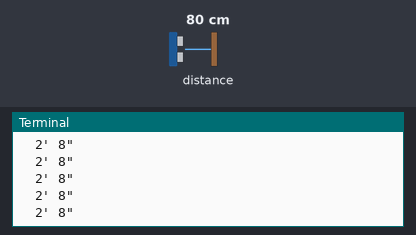
Bench run of a program on a simulated Raspberry Pi (BCM pin numbers) with a GoPiGo robot board. Shown: the last lines printed to the terminal. The test bench sets the inputs (shaded band); at power-on: distance to the obstacle 80 cm. M1 is the left motor and M2 the right.

Above: at 1.2 s.
1.3 s: distance to the obstacle set to 2 cm
At 1.8 s:
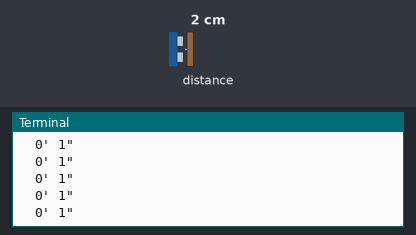
2.8 s: distance to the obstacle set to 4 cm
At 3.6 s:
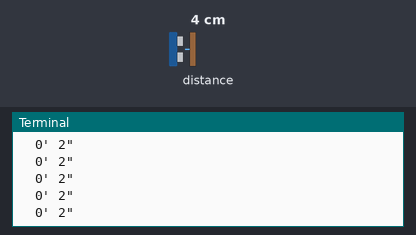
Timing chart, 0 to 5.8 s (numbered marks = the images above; inputs shaded):
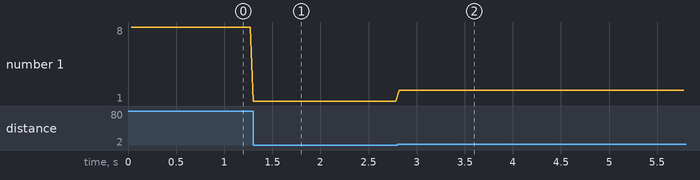

The program:

distance_sensor_test.py
```python
#!/usr/bin/env python3
# -*- coding: UTF-8 -*-

"""
    Name: distance_sensor_test.py
    Purpose: Demonstrate reading the distance sensor in mm and inches
"""
# EasyGoPiGo3 documentation: https://gopigo3.readthedocs.io/en/latest
# DI sensor documentation: https://di-sensors.readthedocs.io/en/master/
# Copyright (c) 2017 Dexter Industries Released under the MIT license
#
# History
# ------------------------------------------------
# Author     Date      	    Comments
# Loring     09/25/21       Convert to EasyGoPiGo3, test with Python 3.7
#

# Import the GoPiGo3 library
import easygopigo3 as easy

# Initialize an EasyGoPiGo3 object
gpg = easy.EasyGoPiGo3()

# Initialize an object of the Distance Sensor class.
# Connect to AD1 or AD2
my_distance_sensor = gpg.init_distance_sensor("AD1")

try:
    while True:
        # Read the sensor data into millimeters and inches
        # mm = my_distance_sensor.read_mm()
        inches = my_distance_sensor.read_inches()

        # Calculate the number of feet by performing
        # integer division on inches by 12
        feet = inches // 12

        # Calculate the remaining inches by finding the
        # modulus of inches by 12
        remaining_inches = inches % 12


        # Print the values of the sensor to the console
        # print(f'Distance: {mm} mm  {inches:.0f}"', end="")
        print(f"  {feet:.0f}' {remaining_inches:.0f}\"")

except KeyboardInterrupt:
    gpg.reset_all()
    exit()
```

Measured:
- after the input at 1.3 s, the terminal: prints a new line at once (image 1)
- after the input at 2.8 s, the terminal: prints a new line at once (image 2)
- plotted number 1: 8 → 1 after the input at 1.3 s
